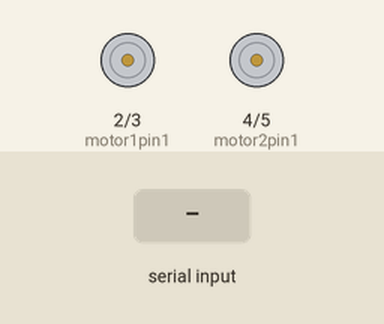
A sketch run on a simulated Arduino Uno, built with avr-gcc and run on an emulated ATmega328P. Parts: motor-driver pin pairs drawn as motors (green arrow = first pin HIGH = forward, orange = second pin HIGH = backward, longer = more drive). Inputs (shaded band) come from the test bench.

Above: at 1.2 s.
1.3 s: "F" received over Serial
At 2.5 s:
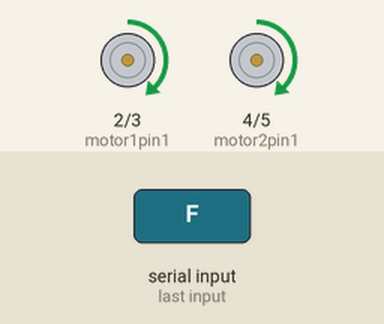
2.8 s: "L" received over Serial
At 3.8 s:
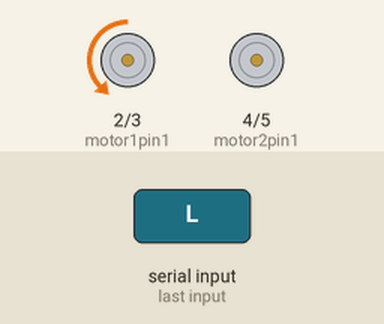
4.3 s: "R" received over Serial
At 4.9 s:
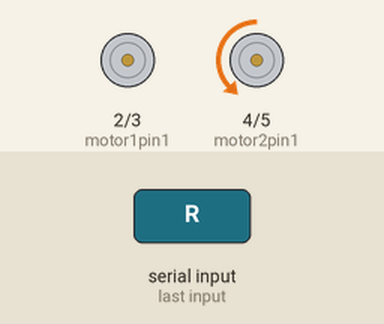
5.8 s: "B" received over Serial
At 7.2 s:
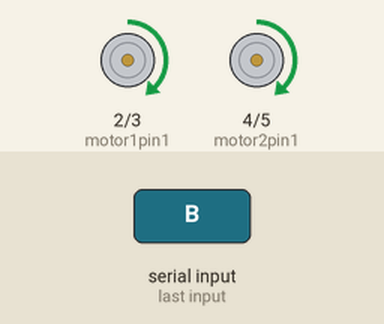
Timing chart, 0 to 8.3 s (numbered marks = the images above; inputs shaded):
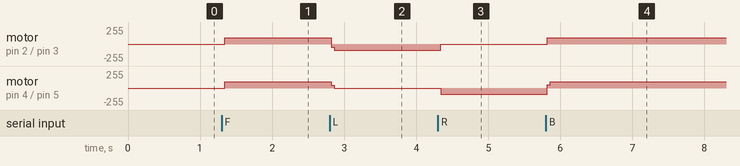

The sketch:

tryfordemo.ino
```cpp
int motor1pin1 = 2;
int motor1pin2 = 3;

int motor2pin1 = 4;
int motor2pin2 = 5;
char t;

void setup() {
int motor1pin1 = 2;
int motor1pin2 = 3;

int motor2pin1 = 4;
int motor2pin2 = 5;
char t;
  // put your setup code here, to run once:
  pinMode(motor1pin1, OUTPUT);
  pinMode(motor1pin2, OUTPUT);
  pinMode(motor2pin1, OUTPUT);
  pinMode(motor2pin2, OUTPUT);
  Serial.begin(9600);

}

void loop() {
 if(Serial.available()>0)
  t=Serial.read();

 if(t=='F')
    forward();
 else if(t=='B')
    backward();

 else if(t=='L')
    left();

 else if(t=='R')
    right();

 else if (t=='S')
    stopp();


}

void forward()
{
  digitalWrite(motor1pin1, HIGH);
  digitalWrite(motor1pin2, LOW);

  digitalWrite(motor2pin1, HIGH);
  digitalWrite(motor2pin2, LOW);
  stopp();
}

void backward()
{
  digitalWrite(motor1pin1, HIGH);
  digitalWrite(motor1pin2, LOW);

  digitalWrite(motor2pin1, HIGH);
  digitalWrite(motor2pin2, LOW);
  stopp();
}

void left()
{
  digitalWrite(motor1pin1, LOW);
  digitalWrite(motor1pin2, HIGH);

  digitalWrite(motor2pin1, LOW);
  digitalWrite(motor2pin2, LOW);
  stopp();
}

void right()
{
  digitalWrite(motor1pin1, LOW);
  digitalWrite(motor1pin2, LOW);

  digitalWrite(motor2pin1, LOW);
  digitalWrite(motor2pin2, HIGH);
  stopp();
}

void stopp()
{
  digitalWrite(motor1pin1, LOW);
  digitalWrite(motor1pin2, LOW);

  digitalWrite(motor2pin1, LOW);
  digitalWrite(motor2pin2, LOW);
}
```

Measured:
- after the input at 1.3 s, motor on pin 2 (motor1pin1) / pin 3 (motor1pin2), motor on pin 4 (motor2pin1) / pin 5 (motor2pin2): stopped → forward 91/255 at once
- after the input at 2.8 s, motor on pin 2 (motor1pin1) / pin 3 (motor1pin2): forward 91/255 → backward 90/255 at once; motor on pin 4 (motor2pin1) / pin 5 (motor2pin2): forward 91/255 → stopped at once
- after the input at 4.3 s, motor on pin 2 (motor1pin1) / pin 3 (motor1pin2): backward 90/255 → stopped at once; motor on pin 4 (motor2pin1) / pin 5 (motor2pin2): stopped → backward 90/255 at once
- after the input at 5.8 s, motor on pin 2 (motor1pin1) / pin 3 (motor1pin2): stopped → forward 91/255 at once; motor on pin 4 (motor2pin1) / pin 5 (motor2pin2): backward 90/255 → forward 91/255 at once
